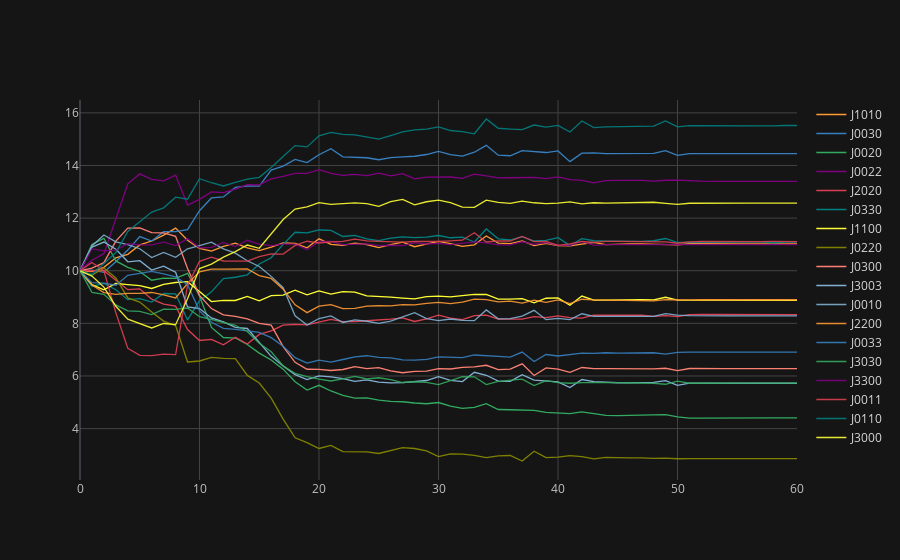

The code cell stored with this chart in its notebook:
### Code cell
Optimizer.load('../data/new_nets/doublefredkin_diagonal(3).pickle').plot_parameters_history()
